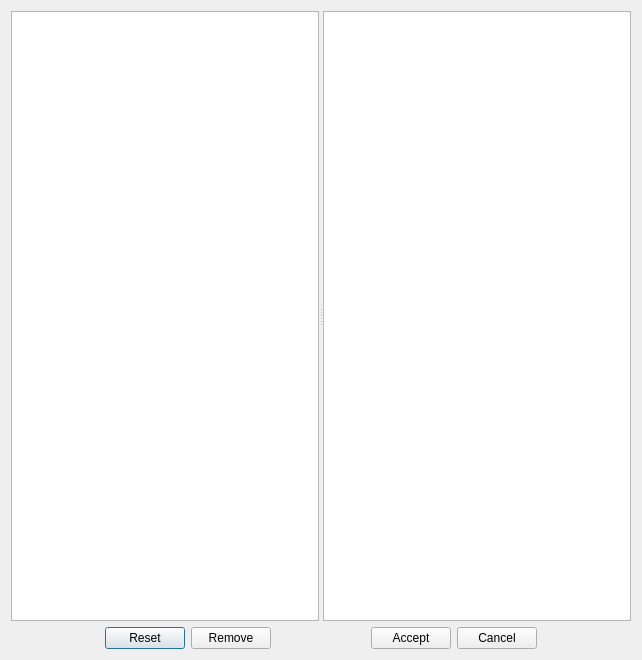
<?xml version="1.0" encoding="UTF-8"?>
<ui version="4.0">
 <class>Dialog</class>
 <widget class="QDialog" name="Dialog">
  <property name="geometry">
   <rect>
    <x>0</x>
    <y>0</y>
    <width>642</width>
    <height>660</height>
   </rect>
  </property>
  <property name="windowTitle">
   <string>Dialog</string>
  </property>
  <layout class="QVBoxLayout" name="verticalLayout" stretch="200,0">
   <item>
    <widget class="QSplitter" name="splitter">
     <property name="orientation">
      <enum>Qt::Horizontal</enum>
     </property>
     <widget class="QListView" name="Before"/>
     <widget class="QListView" name="After"/>
    </widget>
   </item>
   <item>
    <layout class="QHBoxLayout" name="horizontalLayout">
     <item>
      <spacer name="horizontalSpacer">
       <property name="orientation">
        <enum>Qt::Horizontal</enum>
       </property>
       <property name="sizeHint" stdset="0">
        <size>
         <width>40</width>
         <height>20</height>
        </size>
       </property>
      </spacer>
     </item>
     <item>
      <widget class="QPushButton" name="Reset">
       <property name="text">
        <string>Reset</string>
       </property>
      </widget>
     </item>
     <item>
      <widget class="QPushButton" name="Remove">
       <property name="text">
        <string>Remove</string>
       </property>
      </widget>
     </item>
     <item>
      <spacer name="horizontalSpacer_2">
       <property name="orientation">
        <enum>Qt::Horizontal</enum>
       </property>
       <property name="sizeHint" stdset="0">
        <size>
         <width>40</width>
         <height>20</height>
        </size>
       </property>
      </spacer>
     </item>
     <item>
      <widget class="QPushButton" name="Accept">
       <property name="text">
        <string>Accept</string>
       </property>
      </widget>
     </item>
     <item>
      <widget class="QPushButton" name="Cancel">
       <property name="text">
        <string>Cancel</string>
       </property>
      </widget>
     </item>
     <item>
      <spacer name="horizontalSpacer_3">
       <property name="orientation">
        <enum>Qt::Horizontal</enum>
       </property>
       <property name="sizeHint" stdset="0">
        <size>
         <width>40</width>
         <height>20</height>
        </size>
       </property>
      </spacer>
     </item>
    </layout>
   </item>
  </layout>
  <action name="actionUndo">
   <property name="text">
    <string>Undo</string>
   </property>
   <property name="shortcut">
    <string>Ctrl+Z</string>
   </property>
  </action>
  <action name="actionRedo">
   <property name="text">
    <string>Redo</string>
   </property>
   <property name="shortcut">
    <string>Ctrl+Y</string>
   </property>
  </action>
  <action name="actionDelete">
   <property name="text">
    <string>Delete</string>
   </property>
   <property name="shortcut">
    <string>Del</string>
   </property>
  </action>
 </widget>
 <resources/>
 <connections/>
</ui>
